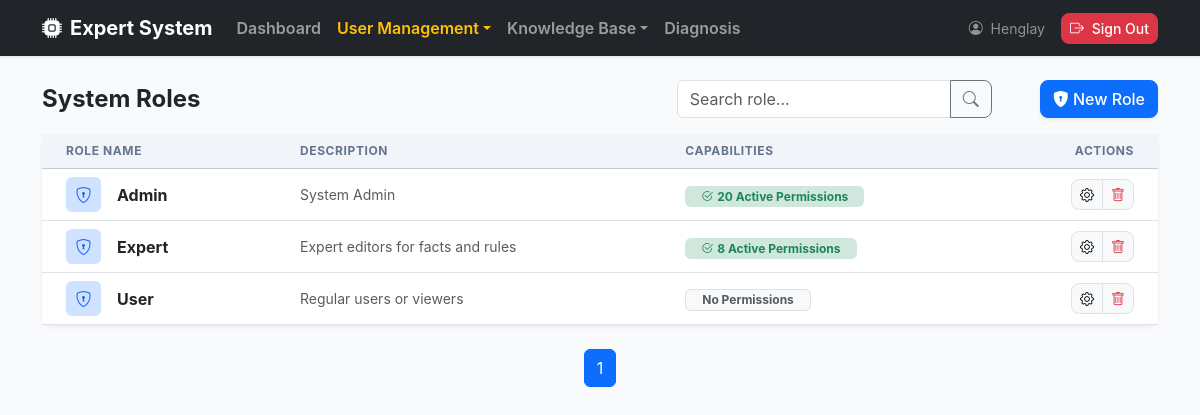
Screenshot of /roles/ (signed in) with the database file from the repository.
### app/models/user.py (models this page shows, shortened)
class User(UserMixin, db.Model):
    __tablename__ = "users"
    id = db.Column(db.Integer, primary_key=True)
    username = db.Column(db.String(80), unique=True, nullable=False)
    email = db.Column(db.String(120), unique=True, nullable=False)
    full_name = db.Column(db.String(120), nullable=False)
    is_active = db.Column(db.Boolean, default=True, nullable=False)
    password_hash = db.Column(db.String(255), nullable=False)
    created_at = db.Column(db.DateTime, default=datetime.utcnow, nullable=False)
    updated_at = db.Column(
        db.DateTime, default=datetime.utcnow, onupdate=datetime.utcnow, nullable=False
    )
    roles = db.relationship("Role", secondary= user_roles, back_populates="users")
    facts = db.relationship("Fact", back_populates="user")
    rules = db.relationship("Rule", back_populates="user")
    def has_role(self, role_name: str) -> bool:
        return any(role.name == role_name for role in self.roles) # type: ignore

### app/models/role.py (models this page shows, shortened)
class Role(db.Model):
    __tablename__ = "roles"
    id = db.Column(db.Integer, primary_key=True)
    name = db.Column(db.String(80), unique=True, nullable=False)
    description = db.Column(db.String(255))
    created_at = db.Column(db.DateTime, default=datetime.utcnow, nullable=False)
    updated_at = db.Column(
        db.DateTime, default=datetime.utcnow, onupdate=datetime.utcnow, nullable=False
    )
    users = db.relationship("User", secondary=user_roles, back_populates="roles")
    permissions = db.relationship("Permission", secondary=role_permissions, back_populates="roles")

### app/routes/role_routes.py (the view)
@role_bp.route("/")
@login_required
@role_required("Admin")
def index():
    search_query = request.args.get("q", "")
    page = request.args.get("page", 1, type=int)
    pagination = RoleService.get_role_all(search_query=search_query, page=page)
    return render_template("roles/index.html",
                           roles=pagination.items,
                           pagination=pagination,
                           search_query=search_query)

### app/decorator_method/role_perm_decorator.py (called while the page is built)
def role_required(*rolenames):
    def decorator(fn):
        @wraps(fn)
        def wrapped(*args, **kwargs):
            if not any(current_user.has_role(role) for role in rolenames):
                abort(403)
            return fn(*args, **kwargs)
        return wrapped
    return decorator

### app/services/role_service.py (called while the page is built)
    @staticmethod
    def get_role_all(search_query: str = "", page: int = 1, per_page: int = 10):
        query = Role.query.order_by(Role.name.asc())
        if search_query:
            query = query.filter(Role.name.contains(search_query))
        return query.paginate(page=page, per_page=per_page, error_out=False)

### app/templates/roles/index.html (shortened to what this page needs)
{% extends "layouts/base.html" %}
{% block content %}
<div class="d-flex justify-content-between align-items-center mb-3">
    <div class="col">
        <h1 class="h4 fw-bold mb-0">System Roles</h1>
    </div>
    <form action="{{ url_for('roles.index') }}" method="GET" class="d-flex ms-auto me-5">
        <div class="input-group">
            <input type="text" name="q" class="form-control" placeholder="Search role..."
                value="{{ request.args.get('q', '') }}">
            <button class="btn btn-outline-secondary" type="submit"><i class="bi bi-search"></i></button>
        </div>
    </form>
    <div class="col-auto">
        <a href="{{ url_for('roles.create') }}" class="btn btn-primary shadow-sm">
            <i class="bi bi-shield-lock-fill"></i> New Role
        </a>
    </div>
</div>
<div class="card shadow-sm border-0">
    <div class="table-responsive">
        <table class="table table-hover align-middle mb-0">
            <thead class="table-light">
                <tr>
                    <th class="ps-4" style="width: 250px;">Role Name</th>
                    <th>Description</th>
                    <th>Capabilities</th>
                    <th class="text-end pe-4">Actions</th>
                </tr>
            </thead>
            <tbody>
                {% for role in roles %}
                <tr>
                    <td class="ps-4">
                        <div class="d-flex align-items-center">
                            <div class="icon-box me-3 bg-primary-subtle text-primary rounded d-flex align-items-center justify-content-center"
                                style="width: 35px; height: 35px;">
                                <i class="bi bi-shield-lock"></i>
                            </div>
                            <a href="{{ url_for('roles.detail', role_id=role.id) }}"
                                class="text-decoration-none fw-bold text-dark">
                                {{ role.name }}
                            </a>
                        </div>
                    </td>
                    <td class="text-muted small">{{ role.description or "No description provided." }}</td>
                    <td>
                        {% if role.permissions %}
                        <span class="badge bg-success-subtle text-success px-3">
                            <i class="bi bi-check2-circle me-1"></i>{{ role.permissions|length }} Active Permissions
                        </span>
                        {% else %}
                        <span class="badge bg-light text-muted px-3 border">No Permissions</span>
                        {% endif %}
                    </td>
                    <td class="text-end pe-4">
                        <div class="btn-group">
                            <a href="{{ url_for('roles.edit', role_id=role.id) }}" class="btn btn-sm btn-light border"
                                title="Edit Permissions"><i class="bi bi-gear"></i></a>
                            <button type="button" class="btn btn-sm btn-light border text-danger" data-bs-toggle="modal"
                                data-bs-target="#deleteModal" data-name=""
                                data-code="{{ role.name }} role is currently assigned to {{ role.users|length }} user{{ role.users|length >1 and 's' or '' }}."
                                data-url="{{ url_for('roles.delete', role_id=role.id) }}"
                                data-message="Are you sure you want to delete this role?">
                                <i class="bi bi-trash"></i></a>
                            </button>
                        </div>
                    </td>
                </tr>
                {% endfor %}
            </tbody>
        </table>
    </div>
</div>
<nav>
    <ul class="pagination justify-content-center mt-4">
        {% for page_num in pagination.iter_pages() %}
        {% if page_num %}
        <li class="page-item {{ 'active' if page_num == pagination.page }}">
            <a class="page-link" href="{{ url_for('roles.index', page=page_num, q=search_query) }}">
                {{ page_num }}
            </a>
        </li>
        {% else %}
        <li class="page-item disabled"><span class="page-link">...</span></li>
        {% endif %}
        {% endfor %}
    </ul>
</nav>
{% endblock %}

### app/templates/layouts/base.html (shortened to what this page needs)
<!doctype html>
<html lang="en">
<head>
    <link href="https://cdn.jsdelivr.net/npm/bootstrap@5.3.3/dist/css/bootstrap.min.css" rel="stylesheet" />
    <link rel="stylesheet" href="https://cdn.jsdelivr.net/npm/bootstrap-icons@1.11.3/font/bootstrap-icons.min.css">
</head>
<body>
    <nav class="navbar navbar-expand-lg navbar-dark bg-dark sticky-top mb-4">
        <div class="container">
            {% if current_user.is_authenticated %}
            {% if current_user.has_role("Admin") or current_user.has_role('Expert')%}
            <a class="navbar-brand fw-bold d-flex align-items-center" href="{{ url_for('dashboard.index') }}">
                <i class="bi bi-cpu-fill me-2"></i> Expert System
            </a>
            {% endif %}
            {% else %}
            <a class="navbar-brand fw-bold d-flex align-items-center" href="{{ url_for('diagnosis.diagnose') }}">
                <i class="bi bi-cpu-fill me-2"></i> Expert System
            </a>
            {% endif %}
            {% if current_user.is_authenticated %}
            <div class="collapse navbar-collapse" id="navbarMain">
                <ul class="navbar-nav me-auto">
                    {% if current_user.has_role('Admin') %}
                    <li class="nav-item">
                        <a class="nav-link fw-semibold {% if request.blueprint == 'dashboard' %}text-warning{% endif %}"
                            href="{{ url_for('dashboard.index') }}">Dashboard</a>
                    </li>
                    <li class="nav-item dropdown">
                        <a class="nav-link dropdown-toggle fw-semibold {% if request.blueprint == 'users'
                                    or request.blueprint == 'roles' or request.blueprint == 'permissions' %}text-warning{% endif %}"
                            href="#" data-bs-toggle="dropdown">User Management</a>
                    </li>
                    {% endif %}
                    {% if current_user.has_role('Admin') or current_user.has_role('Expert') %}
                    <li class="nav-item dropdown">
                        <a class="nav-link dropdown-toggle fw-semibold btn
                                    {% if request.blueprint == 'rules' or request.blueprint == 'facts' %}text-warning{% endif %}"
                            href="#" data-bs-toggle="dropdown">Knowledge Base</a>
                    </li>
                    {% endif %}
                    {% endif %}
                    <li class="nav-item">
                        <a class="nav-link fw-semibold {% if request.blueprint == 'diagnosis' %}text-warning{% endif %}"
                            href="{{ url_for('diagnosis.diagnose') }}">Diagnosis</a>
                    </li>
                </ul>
                <ul class="navbar-nav ms-auto align-items-center">
                    {% if current_user.is_authenticated %}
                    <li class="nav-item text-white-50 me-3 small">
                        <i class="bi bi-person-circle me-1"></i> {{ current_user.username }}
                    </li>
                    <li class="nav-item">
                        <button type="button" class="btn btn-danger btn-sm" data-bs-toggle="modal"
                            data-bs-target="#logoutModal" data-message="Are you sure you want to log out?"
                            data-name="{{ current_user.username }}" data-url="{{ url_for('auth.logout') }}">
                            <i class="bi bi-box-arrow-right me-1"></i> Sign Out
                        </button>
                    </li>
                    {% else %}
                    <li class="nav-item">
                        <a class="btn btn-success btn-sm" href="{{ url_for('auth.login') }}">Sign In</a>
                    </li>
                    {% endif %}
                </ul>
            </div>
        </div>
    </nav>
    <main class="container pb-5">
        {% block content %}{% endblock %}
    </main>
</body>
</html>

### app/templates/layouts/base.html (style rules this page uses)
:root { --bs-primary: #2563eb; --bs-primary-rgb: 37, 99, 235; }
body { background-color: #f8fafc; font-family: 'Inter', system-ui, -apple-system, sans-serif; }
.navbar { box-shadow: 0 1px 3px 0 rgba(0, 0, 0, 0.1); }
.card { border: none; box-shadow: 0 4px 6px -1px rgba(0, 0, 0, 0.1); border-radius: 12px; }
.btn { border-radius: 8px; font-weight: 500; }
.table thead th { background-color: #f1f5f9; text-transform: uppercase; font-size: 0.75rem; letter-spacing: 0.05em; color: #64748b; border-top: none; }

### rows the page displays
User: username "Henglay"
Role: name "Admin", description "System Admin", permissions|length "20"
Role: name "Expert", description "Expert editors for facts and rules", permissions|length "8"
Role: name "User", description "Regular users or viewers", shows "No Permissions"

### other values shown
{{ page_num }} "1"
